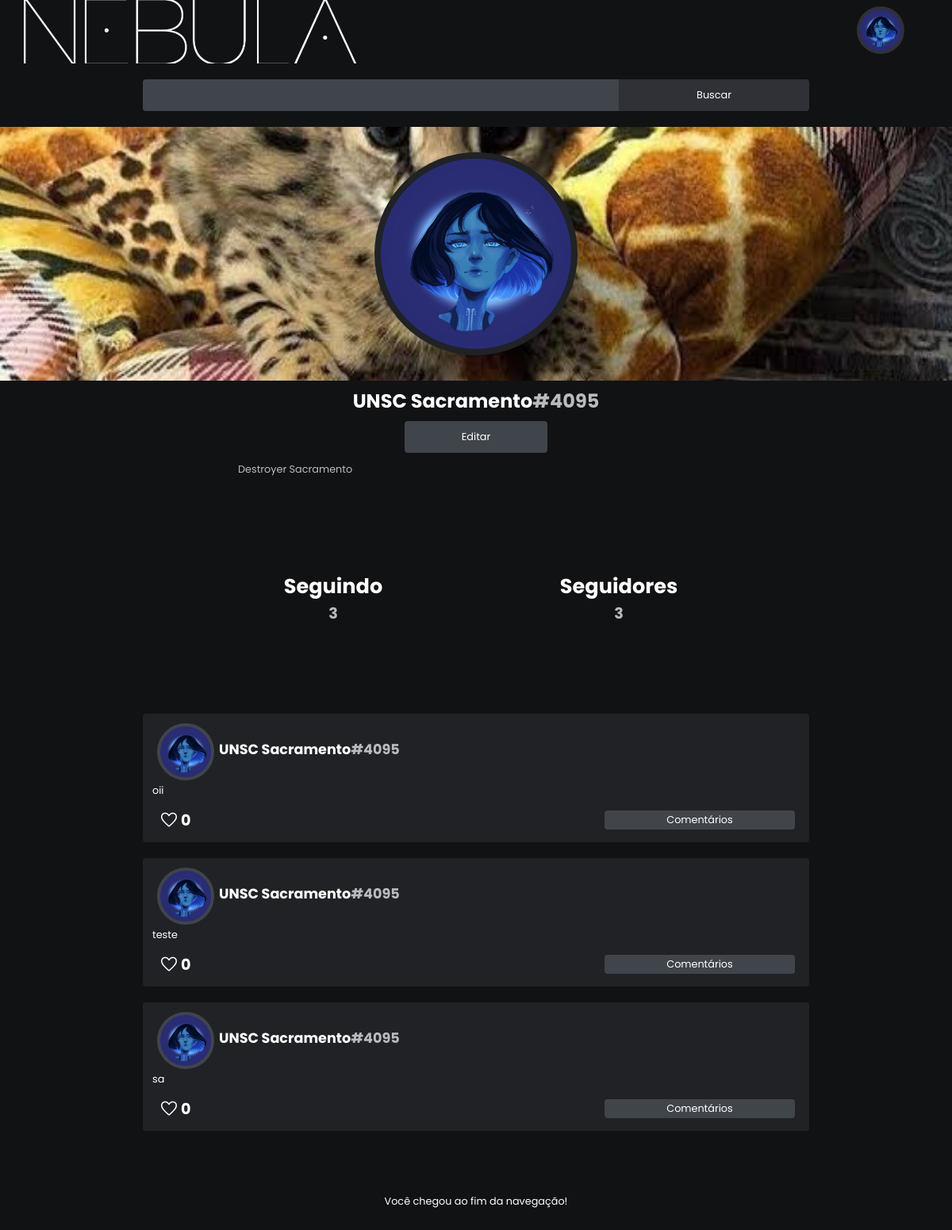
/meuperfil.php (signed in), run on an earlier commit of the app's database.
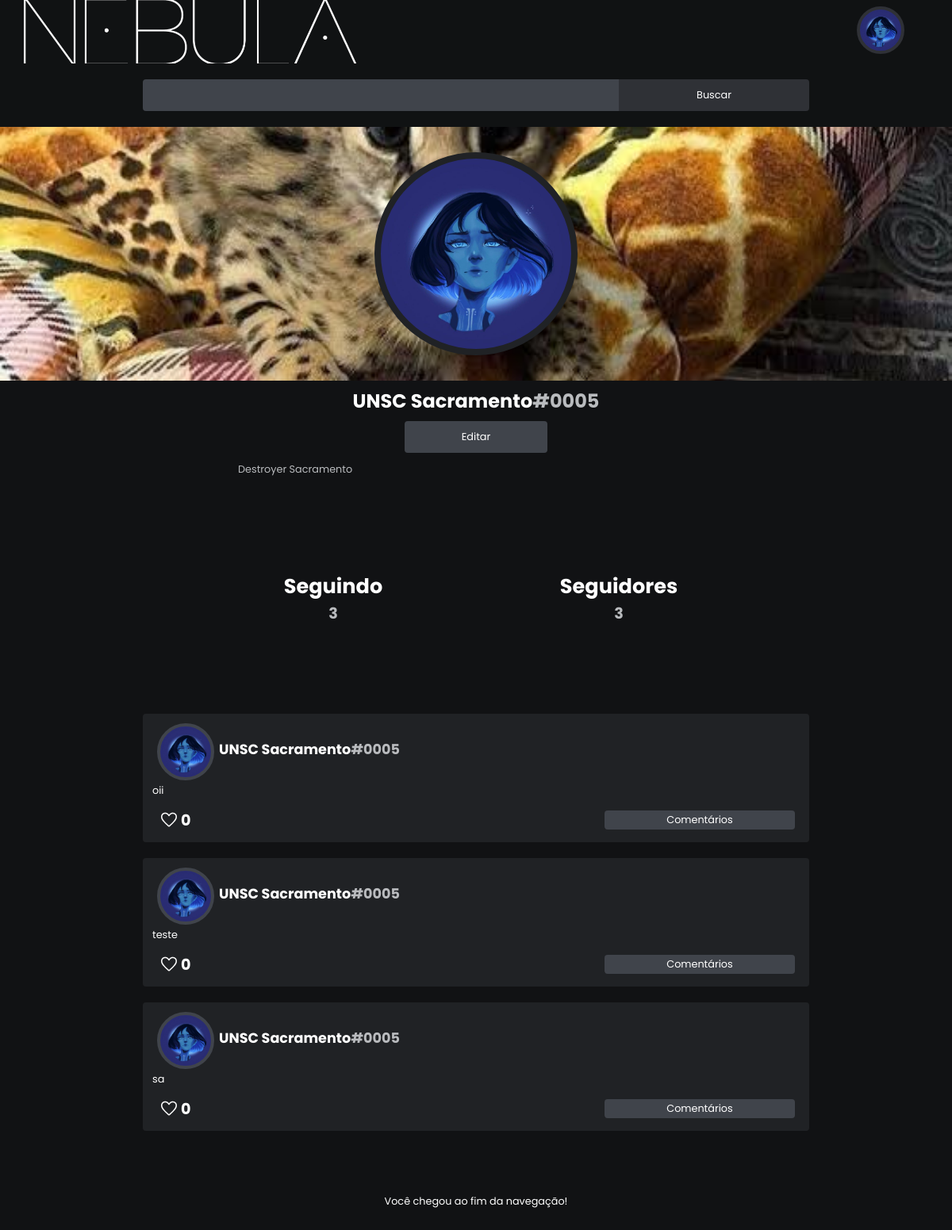
And on a later commit of the database.
### tables this page shows
CREATE TABLE `users` (
  `id` int(16) unsigned NOT NULL DEFAULT 0,
  `usuario` varchar(16) NOT NULL DEFAULT 'Nulo',
  `uid` varchar(4) NOT NULL DEFAULT '1000',
  `bio` varchar(450) DEFAULT 'T2zDoSwgZXUgc291IG5vdm8oYSkgbm8gTmVidWxhIQ==',
  `icon` varchar(20) NOT NULL DEFAULT 'df.png',
  `banner` varchar(20) NOT NULL DEFAULT 'df.jpg',
  `seguindo` int(10) unsigned NOT NULL DEFAULT 0,
  `seguidores` int(10) unsigned NOT NULL DEFAULT 0,
  `tipo` int(1) unsigned NOT NULL DEFAULT 0,
  PRIMARY KEY (`id`)
);

CREATE TABLE `posts` (
  `id` int(64) unsigned NOT NULL AUTO_INCREMENT,
  `user_id` int(16) unsigned NOT NULL,
  `tipo` int(1) unsigned NOT NULL DEFAULT 0,
  `midia` varchar(70) DEFAULT NULL,
  `curtidas` int(20) unsigned NOT NULL DEFAULT 0,
  `conteudo` varchar(1000) DEFAULT NULL,
  `com_user_id` int(16) unsigned NOT NULL DEFAULT 0,
  PRIMARY KEY (`id`)
);

### php/mostralink.php (called while the page is built, shortened)
<?php
function MontarLink ($texto)
    {
        $er = "/((http|https|ftp|ftps):\/\/(www\.|.*?\/)?|www\.)([a-zA-Z0-9]+|_|-)+(\.(([0-9a-zA-Z]|-|_|\/|\?|=|&)+))+/i";
        return $texto;
    }
    ?>

### meuperfil.php (the view, shortened to what this page needs)
<?php
include ("php/conexao.php");
include 'php/mostralink.php';
$id = $_SESSION['id'];
$sql = "select * from users where id='$id'";
$result=mysqli_query($conn,$sql);
while($tabela=mysqli_fetch_array($result))
{
$id = $tabela["id"];
$usuario = $tabela["usuario"];
$uid = $tabela["uid"];
$bio = base64_decode($tabela["bio"]);
$banner = $tabela["banner"];
$icon = $tabela["icon"];
$seguindo = $tabela["seguindo"];
$seguidores = $tabela["seguidores"];
}
$bio = htmlspecialchars($bio);
?>
<!DOCTYPE html>
<html lang='pt-br'>
  <head>
    <link rel='stylesheet' href='../css/profile.css'>
    <link rel='stylesheet' href='../css/estilo.css'>
  </head>
  <body>
    <?php
    $sql = "select * from users where id='$id'";
$result=mysqli_query($conn,$sql);
while($tabela=mysqli_fetch_array($result))
{
$icone = $tabela["icon"];
$usuario = $tabela["usuario"];
}
    include 'php/navmain.php';
    ?>
    <div id="perfil">
      <?php
      echo "<div id='banner' style='background-image: url(../img/user_banners/$banner);'>
        <div id='icon' style='background-image: url(../img/user_icons/$icon);'>
        ";
        ?>
      </div>
      </div>
      <form action="editarperfil.php">
        <?php
        echo "<h1 id='username'> $usuario<b class='gray'>#$uid</b> </h1>";
        ?>
        <input id="editbtn" type="submit" value="Editar">
        <?php
        echo "<p class='gray' id='bio'> $bio </p>";
        ?>
      </form>
      <div id="seg">
        <div id='seguindo'> <?php echo "<h1> Seguindo </h1> <h2 class='gray'> $seguindo </h2>"; ?> </div>
        <div id='seguido'> <?php echo "<h1> Seguidores </h1> <h2 class='gray'> $seguidores </h2>"; ?> </div>
      </div>
    </div>
    <div id="myposts">
      <?php
      $sql = "SELECT * FROM posts where user_id = $id order by id desc";
$result=mysqli_query($conn,$sql);
while($tabela=mysqli_fetch_array($result))
{
$postid = $tabela['id'];
$publisherid = $tabela['user_id'];
$tipo = $tabela['tipo'];
$curtidas = $tabela['curtidas'];
$msg = base64_decode($tabela['conteudo']);
$sqla = "SELECT * FROM users where id = $publisherid";
$resultado=mysqli_query($conn,$sqla);
if ($tabela=mysqli_fetch_array($resultado)) {
  $publishername = $tabela['usuario'];
  $publisheruid = $tabela['uid'];
  $publishericon = $tabela['icon'];
}
if ($curtval == $postid) {
  $curtidasform = "<form class='curtirf' action='php/curtir.php' method='post'>";
} else {
  $curtidasform = "<form class='curtir' action='php/curtir.php' method='post'>";
}
$msg = htmlspecialchars($msg);
$msg = MontarLink($msg);
if ($tipo == 0) {
  echo "<div id='postagem'>
  <div id='postheader'>
  <form action='perfil.php' class='icon' method='get' style='background-image: url(img/user_icons/$publishericon)'>
  <input type='hidden' name='id' value='$publisherid'>
  <input type='submit' value='' class='invico'>
  </form>
  <h1 class='pubname'> $publishername<b class='gray'>#$publisheruid</b></h1>
  </div>
  <div>
  <p class='pubtxt'> $msg </p>
  </div>
  <div class='acoes'>
  <div></div>
  $curtidasform
  <input type='hidden' name='postid' value='$postid'>
  <input type='submit' value='' class='invbtn'>
  </form>
  <div class='curtidas'> <h2> $curtidas </h2> </div>
  <form class='pubview' action='post.php' method='get'>
  <input type='hidden' name='publicacao' value='$postid'>
  <input type='submit' value='Comentários' class='postvbtn'>
  </form>
  </div>
  </div>";
  }
  }
      ?>
    </div>
<p id="end"> Você chegou ao fim da navegação! </p>
  </body>
</html>

### php/navmain.php (shortened to what this page needs)
<div id="space"></div>
<div id="navbar">
  <form id="logo" action="principal.php" method="post"><input id="logobtn" type="submit" value=""></form>
  <form action="pesquisa.php" method="get" id="pesquisa">
    <div id="buscainp"> <input id="inp" type="text" name="busca" required> <input id="buscabtn" type="submit" value="Buscar"> </div>
  </form>
  <div id="navicodiv"> <?php echo "<div id='navico' onClick='openmenu();' style='background-image: url(img/user_icons/$icone);'> </div>"; ?> </div>
</div>

What changed in the data, as far as the page shows it:
changed users "UNSC Sacramento": uid "4095" → "0005"
changed through a linked row, posts "oii": user.uid "4095" → "0005"
changed through a linked row, posts "teste": user.uid "4095" → "0005"
changed through a linked row, posts "sa": user.uid "4095" → "0005"
